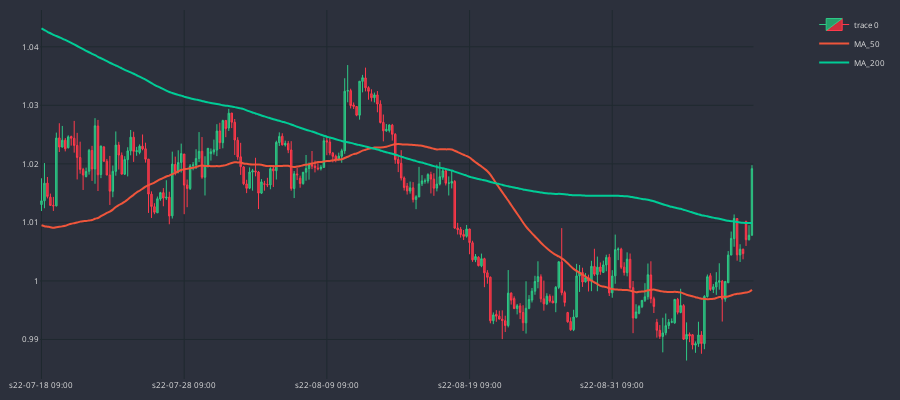

The cell this chart's notebook holds for it:
### Code cell
cp = CandlePlot(df_an.iloc[20:260])
cp.show_plot(line_traces=[MA_S, MA_L])

### Figure 1 — Plotly figure (JSON) as saved in the notebook; plotly's stock layout.template omitted (floating-point values rounded to 4 significant figures; data arrays with more than 128 entries replaced by an {"elided": "..."} marker saying what was removed)
{"data": [{"close": {"elided": "240 float values"}, "decreasing": {"fillcolor": "#CC2E3C", "line": {"color": "#FF3A4C"}}, "high": {"elided": "240 float values"}, "increasing": {"fillcolor": "#24A06B", "line": {"color": "#2EC886"}}, "line": {"width": 1}, "low": {"elided": "240 float values"}, "opacity": 1, "open": {"elided": "240 float values"}, "type": "candlestick", "x": {"elided": "240 str values"}}, {"line": {"shape": "spline", "width": 2}, "name": "MA_50", "type": "scatter", "x": {"elided": "240 str values"}, "xaxis": "x", "y": {"elided": "240 float values"}, "yaxis": "y"}, {"line": {"shape": "spline", "width": 2}, "name": "MA_200", "type": "scatter", "x": {"elided": "240 str values"}, "xaxis": "x", "y": {"elided": "240 float values"}, "yaxis": "y"}], "layout": {"font": {"color": "#e1e1e1", "size": 8}, "height": 400, "margin": {"b": 10, "l": 10, "r": 10, "t": 10}, "paper_bgcolor": "#2c303c", "plot_bgcolor": "#2c303c", "width": 900, "xaxis": {"anchor": "y", "domain": [0, 0.94], "gridcolor": "#1f292f", "nticks": 5, "rangeslider": {"visible": false}}, "yaxis": {"anchor": "x", "domain": [0, 1], "gridcolor": "#1f292f"}, "yaxis2": {"anchor": "x", "gridcolor": "#1f292f", "overlaying": "y", "side": "right"}}}
